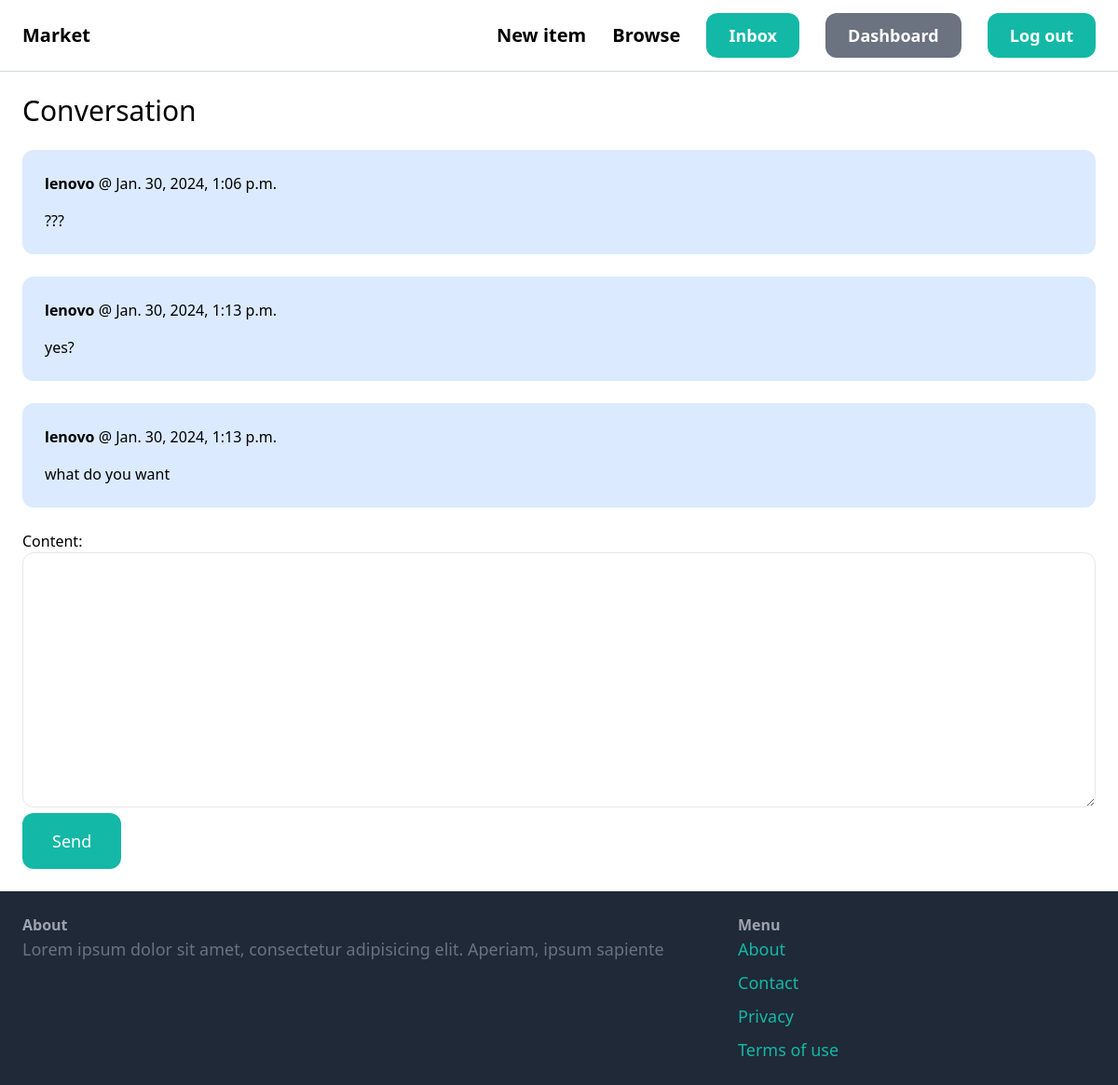
Screenshot of /conversation/6/ (signed in) with the database file from the repository.
### market/conversation/models.py (models this page shows)
class ConversationMessage(models.Model):
    conversation = models.ForeignKey(
        Conversation,
        on_delete=models.CASCADE,
        related_name='messages'
    )
    content = models.TextField()
    created_at = models.DateTimeField(auto_now_add=True)
    created_by = models.ForeignKey(
        UserModel,
        on_delete=models.CASCADE,
        related_name='created_messages'
    )

### market/conversation/views.py (the view)
# urls.py: path('<int:pk>/', views.conversation_detail, name='conversation_detail'),
@login_required
def conversation_detail(request, pk):
    conversation = Conversation.objects.filter(members__in=[request.user.id]).get(pk=pk)
    if request.method == 'POST':
        form = ConversationMessageForm(request.POST)
        if form.is_valid():
            conversation_message = form.save(commit=False)
            conversation_message.conversation = conversation
            conversation_message.created_by = request.user
            conversation_message.save()
            return redirect('conversation_detail', pk=conversation.pk)
    else:
        form = ConversationMessageForm()
    context = {
        'conversation': conversation,
        'form': form
    }
    return render(request,
                  'conversation/conversation_detail.html',
                  context)

### market/conversation/forms.py
class ConversationMessageForm(forms.ModelForm):
    class Meta:
        model = ConversationMessage
        fields = (
            'content',
        )
        widgets = {
            'content': forms.Textarea(attrs={
                'class': 'w-full py-4 px-6 rounded-xl border'}),
        }

### templates/conversation/conversation_detail.html (shortened to what this page needs)
{%  extends 'core/base.html' %}
{% block content %}
    <h1 class="mb-6 text-3xl">Conversation</h1>
<div class="space-y-6">
    {% for message in conversation.messages.all %}
            <div class="p-6 flex {% if message.created_by == request.user %}bg-blue-100 {% else %} bg-gray-100 {% endif %} rounded-xl">
              <div>
                  <p class="mb-4"><strong>{{ message.created_by.username }}</strong> @ {{ message.created_at }}</p>
                  <p>{{ message.content }}</p>
              </div>
            </div>
    {%  endfor %}
</div>
    <form method="post" action="." class="mt-6">
    {{ form.as_p }}
    <button class="py-4 px-8 text-lg bg-teal-500 hover:bg-teal-700 rounded-xl text-white">
        Send
    </button>
    </form>
{% endblock %}

### rows the page displays
ConversationMessage: created_by.username "lenovo", created_at "Jan. 30, 2024, 1:06 p.m.", content "???"
ConversationMessage: created_by.username "lenovo", created_at "Jan. 30, 2024, 1:13 p.m.", content "yes?"
ConversationMessage: created_by.username "lenovo", created_at "Jan. 30, 2024, 1:13 p.m.", content "what do you want"
